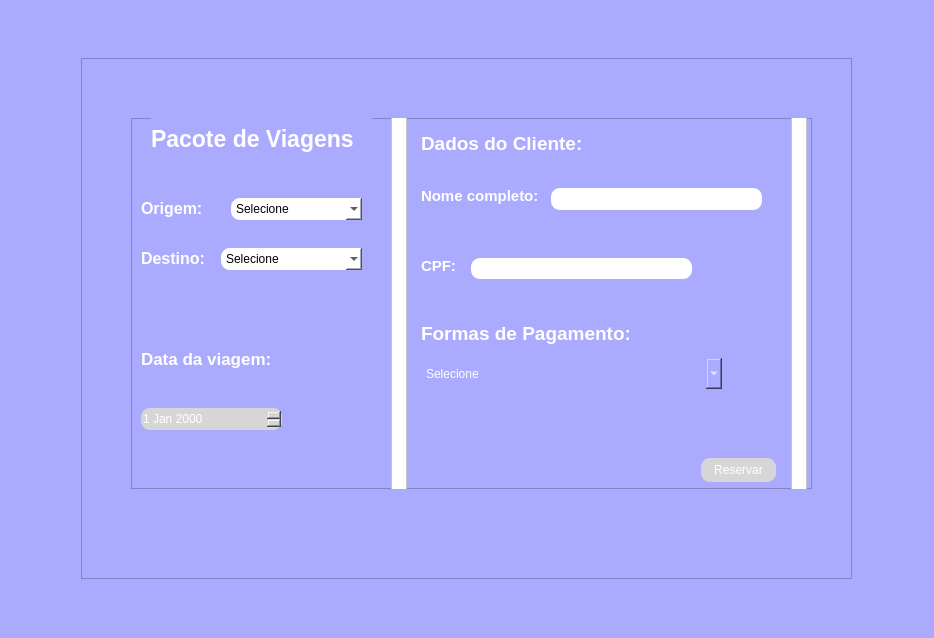
<?xml version="1.0" encoding="UTF-8"?>
<ui version="4.0">
 <class>Form</class>
 <widget class="QWidget" name="Form">
  <property name="geometry">
   <rect>
    <x>0</x>
    <y>0</y>
    <width>934</width>
    <height>638</height>
   </rect>
  </property>
  <property name="windowTitle">
   <string>Form</string>
  </property>
  <property name="styleSheet">
   <string notr="true">background-color: rgb(170, 170, 255);</string>
  </property>
  <layout class="QHBoxLayout" name="horizontalLayout">
   <item>
    <widget class="QFrame" name="framecentral">
     <property name="maximumSize">
      <size>
       <width>771</width>
       <height>521</height>
      </size>
     </property>
     <property name="frameShape">
      <enum>QFrame::StyledPanel</enum>
     </property>
     <property name="frameShadow">
      <enum>QFrame::Raised</enum>
     </property>
     <widget class="QFrame" name="frame">
      <property name="geometry">
       <rect>
        <x>50</x>
        <y>60</y>
        <width>681</width>
        <height>371</height>
       </rect>
      </property>
      <property name="maximumSize">
       <size>
        <width>1600</width>
        <height>16777215</height>
       </size>
      </property>
      <property name="styleSheet">
       <string notr="true">background-color: rgb(170, 170, 255);</string>
      </property>
      <property name="frameShape">
       <enum>QFrame::StyledPanel</enum>
      </property>
      <property name="frameShadow">
       <enum>QFrame::Raised</enum>
      </property>
      <widget class="QLabel" name="label">
       <property name="geometry">
        <rect>
         <x>20</x>
         <y>0</y>
         <width>221</width>
         <height>41</height>
        </rect>
       </property>
       <property name="font">
        <font>
         <pointsize>17</pointsize>
         <bold>true</bold>
        </font>
       </property>
       <property name="styleSheet">
        <string notr="true">color: white;</string>
       </property>
       <property name="text">
        <string>Pacote de Viagens</string>
       </property>
      </widget>
      <widget class="QComboBox" name="CbOrig">
       <property name="geometry">
        <rect>
         <x>100</x>
         <y>80</y>
         <width>131</width>
         <height>22</height>
        </rect>
       </property>
       <property name="styleSheet">
        <string notr="true">background-color: rgb(255, 255, 255);
border-radius: 9px;
</string>
       </property>
       <item>
        <property name="text">
         <string>Selecione</string>
        </property>
       </item>
       <item>
        <property name="text">
         <string>Recife - Pernambuco</string>
        </property>
       </item>
       <item>
        <property name="text">
         <string>Fortaleza - Ceara</string>
        </property>
       </item>
       <item>
        <property name="text">
         <string>São Paulo - São Paulo</string>
        </property>
       </item>
      </widget>
      <widget class="QLabel" name="label_2">
       <property name="geometry">
        <rect>
         <x>10</x>
         <y>80</y>
         <width>71</width>
         <height>21</height>
        </rect>
       </property>
       <property name="font">
        <font>
         <pointsize>12</pointsize>
         <bold>true</bold>
        </font>
       </property>
       <property name="styleSheet">
        <string notr="true">color: rgb(255, 255, 255);</string>
       </property>
       <property name="text">
        <string>Origem:</string>
       </property>
      </widget>
      <widget class="QLabel" name="label_3">
       <property name="geometry">
        <rect>
         <x>10</x>
         <y>130</y>
         <width>71</width>
         <height>21</height>
        </rect>
       </property>
       <property name="font">
        <font>
         <pointsize>12</pointsize>
         <bold>true</bold>
        </font>
       </property>
       <property name="styleSheet">
        <string notr="true">color: rgb(255, 255, 255);</string>
       </property>
       <property name="text">
        <string>Destino:</string>
       </property>
      </widget>
      <widget class="QComboBox" name="CbDest">
       <property name="geometry">
        <rect>
         <x>90</x>
         <y>130</y>
         <width>141</width>
         <height>22</height>
        </rect>
       </property>
       <property name="styleSheet">
        <string notr="true">background-color: rgb(255, 255, 255);
border-radius: 9px;</string>
       </property>
       <item>
        <property name="text">
         <string>Selecione</string>
        </property>
       </item>
       <item>
        <property name="text">
         <string>Recife - Pernambuco</string>
        </property>
       </item>
       <item>
        <property name="text">
         <string>Fortaleza - Ceara</string>
        </property>
       </item>
       <item>
        <property name="text">
         <string>São Paulo - São Paulo</string>
        </property>
       </item>
      </widget>
      <widget class="QLabel" name="label_4">
       <property name="geometry">
        <rect>
         <x>290</x>
         <y>10</y>
         <width>201</width>
         <height>31</height>
        </rect>
       </property>
       <property name="font">
        <font>
         <pointsize>14</pointsize>
         <bold>true</bold>
        </font>
       </property>
       <property name="styleSheet">
        <string notr="true">color: rgb(255, 255, 255);</string>
       </property>
       <property name="text">
        <string>Dados do Cliente:</string>
       </property>
      </widget>
      <widget class="QFrame" name="frame_2">
       <property name="geometry">
        <rect>
         <x>260</x>
         <y>-10</y>
         <width>16</width>
         <height>481</height>
        </rect>
       </property>
       <property name="styleSheet">
        <string notr="true">background-color: rgb(255, 255, 255);</string>
       </property>
       <property name="frameShape">
        <enum>QFrame::StyledPanel</enum>
       </property>
       <property name="frameShadow">
        <enum>QFrame::Raised</enum>
       </property>
      </widget>
      <widget class="QLabel" name="label_5">
       <property name="geometry">
        <rect>
         <x>290</x>
         <y>70</y>
         <width>131</width>
         <height>16</height>
        </rect>
       </property>
       <property name="font">
        <font>
         <pointsize>11</pointsize>
         <bold>true</bold>
        </font>
       </property>
       <property name="styleSheet">
        <string notr="true">color: rgb(255, 255, 255);</string>
       </property>
       <property name="text">
        <string>Nome completo:</string>
       </property>
      </widget>
      <widget class="QLabel" name="label_7">
       <property name="geometry">
        <rect>
         <x>290</x>
         <y>140</y>
         <width>61</width>
         <height>16</height>
        </rect>
       </property>
       <property name="font">
        <font>
         <pointsize>11</pointsize>
         <bold>true</bold>
        </font>
       </property>
       <property name="styleSheet">
        <string notr="true">color: rgb(255, 255, 255);</string>
       </property>
       <property name="text">
        <string>CPF:</string>
       </property>
      </widget>
      <widget class="QFrame" name="frame_3">
       <property name="geometry">
        <rect>
         <x>660</x>
         <y>-10</y>
         <width>16</width>
         <height>481</height>
        </rect>
       </property>
       <property name="styleSheet">
        <string notr="true">background-color: rgb(255, 255, 255);</string>
       </property>
       <property name="frameShape">
        <enum>QFrame::StyledPanel</enum>
       </property>
       <property name="frameShadow">
        <enum>QFrame::Raised</enum>
       </property>
      </widget>
      <widget class="QLabel" name="label_9">
       <property name="geometry">
        <rect>
         <x>290</x>
         <y>200</y>
         <width>211</width>
         <height>31</height>
        </rect>
       </property>
       <property name="font">
        <font>
         <pointsize>14</pointsize>
         <bold>true</bold>
        </font>
       </property>
       <property name="styleSheet">
        <string notr="true">color: rgb(255, 255, 255);</string>
       </property>
       <property name="text">
        <string>Formas de Pagamento:</string>
       </property>
      </widget>
      <widget class="QDateEdit" name="caixaData">
       <property name="geometry">
        <rect>
         <x>10</x>
         <y>290</y>
         <width>141</width>
         <height>22</height>
        </rect>
       </property>
       <property name="styleSheet">
        <string notr="true">color: rgb(255, 255, 255);
background-color: rgb(214, 214, 214);
border-radius: 9px;</string>
       </property>
      </widget>
      <widget class="QLabel" name="label_10">
       <property name="geometry">
        <rect>
         <x>10</x>
         <y>230</y>
         <width>141</width>
         <height>21</height>
        </rect>
       </property>
       <property name="font">
        <font>
         <pointsize>13</pointsize>
         <bold>true</bold>
        </font>
       </property>
       <property name="styleSheet">
        <string notr="true">color: rgb(255, 255, 255);</string>
       </property>
       <property name="text">
        <string>Data da viagem:</string>
       </property>
      </widget>
      <widget class="QComboBox" name="CbPag">
       <property name="geometry">
        <rect>
         <x>290</x>
         <y>240</y>
         <width>301</width>
         <height>31</height>
        </rect>
       </property>
       <property name="styleSheet">
        <string notr="true">border-radius: 9px;
color: rgb(255, 255, 255);
</string>
       </property>
       <item>
        <property name="text">
         <string>Selecione</string>
        </property>
       </item>
       <item>
        <property name="text">
         <string>Crédito</string>
        </property>
       </item>
       <item>
        <property name="text">
         <string>Débito</string>
        </property>
       </item>
       <item>
        <property name="text">
         <string>Pix</string>
        </property>
       </item>
      </widget>
      <widget class="QLineEdit" name="CaixaCPF">
       <property name="geometry">
        <rect>
         <x>340</x>
         <y>140</y>
         <width>221</width>
         <height>21</height>
        </rect>
       </property>
       <property name="styleSheet">
        <string notr="true">color: rgb(218, 218, 218);
background-color: rgb(255, 255, 255);
border-radius: 9px;</string>
       </property>
      </widget>
      <widget class="QLineEdit" name="caixaNome">
       <property name="geometry">
        <rect>
         <x>420</x>
         <y>70</y>
         <width>211</width>
         <height>22</height>
        </rect>
       </property>
       <property name="styleSheet">
        <string notr="true">color: rgb(218, 218, 218);
background-color: rgb(255, 255, 255);
border-radius: 9px;</string>
       </property>
      </widget>
      <widget class="QPushButton" name="pushBtnReserva">
       <property name="geometry">
        <rect>
         <x>570</x>
         <y>340</y>
         <width>75</width>
         <height>24</height>
        </rect>
       </property>
       <property name="styleSheet">
        <string notr="true">color: rgb(255, 255, 255);
background-color: rgb(214, 214, 214);
border-radius: 9px;

QPushButton:hover(
	background-color: 
color: rgb(255, 170, 255);
	
)</string>
       </property>
       <property name="text">
        <string>Reservar</string>
       </property>
      </widget>
     </widget>
    </widget>
   </item>
  </layout>
 </widget>
 <resources/>
 <connections/>
</ui>
